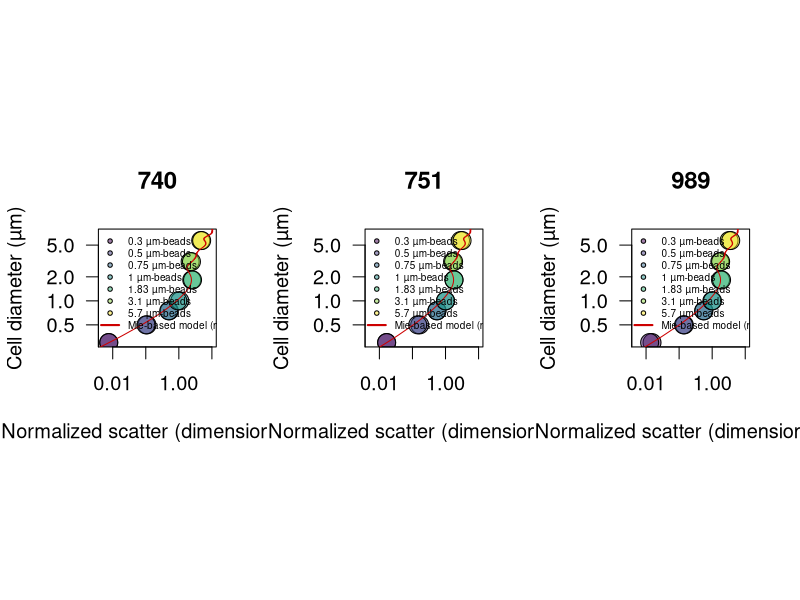

This figure's R source: (Note: this script raises an error after producing the figure.)
library(scales)
library(viridis)
path.to.git.repository <- "~/Documents/DATA/Codes/fsc-size-calibration"
setwd(path.to.git.repository)

#############################
### scatter normalization ###
#############################

beads740 <- read.csv("740-summary.csv")
beads740$fsc <- 10^((beads740$fsc.corr.high/2^16)*3.5)
id.740 <- which(beads740$size == 1) # find 1 micron beads
beads740$normalized.fsc <- beads740$fsc/mean(beads740[id.740,'fsc'])
beads740 <- beads740[order(beads740$size),]

beads989<- read.csv("989-summary.csv")
beads989$fsc <- 10^((beads989$fsc.corr.high/2^16)*3.5)
id.989 <- which(beads989$size == 1) # find 1 micron beads
beads989$normalized.fsc <- beads989$fsc/mean(beads989[id.989,'fsc'])
beads989 <- beads989[order(beads989$size),]

beads751 <- read.csv("751-summary.csv")
beads751$fsc <- 10^((beads751$fsc.corr.high/2^16)*3.5)
id.751<- which(beads751$size == 1) # find 1 micron beads
beads751$normalized.fsc <- beads751 $fsc/mean(beads751 [id.751,'fsc'])
beads751 <- beads751[order(beads751$size),]


####################
### OPTIMIZATION ###
####################
library(DEoptim)

# Mie theory fitting
# n <- c(1.35/1.3371, 1.41/1.3371) # range given in Lehmuskero et al. Progr Oceanogr 2018
mie2 <- t(read.csv("meidata-1017.csv" ,header=F)) # low
mie1 <- t(read.csv("meidata-1031.csv" ,header=F)) # fit
mie3 <- t(read.csv("meidata-1045.csv" ,header=F)) # high
mie4 <- t(read.csv("meidata-beads.csv" ,header=F)) # particle of 1 µm, index of refraction of 1.6033

# optimization routine
sigma.lsq <- function(mie, beads, params){

     c <- params[1]
     b <- params[2]
     id <- findInterval(beads$size, mie[,1])
     scatt <- (mie[id,2]/c)^b

           df <- data.frame(obs=beads$normalized.fsc, pred=scatt)
      sigma <- mean(abs(df$obs - df$pred)/df$obs,na.rm=T)
      return(sigma)

  }




##########################
#### CALIBRATION BEADS ### Mie theory optimization
##########################
png("Mie-beads-scatter.png",width=12, height=6, unit='in', res=400)

par(mfrow=c(1,3), pty='s', cex=1.2)

for(inst in c(740,751,989)){

# inst <- 740


### Optimization

if(inst == 740) beads <- beads740
if(inst == 751) beads <- beads751
if(inst == 989) beads <- beads989

f <- function(params) sigma.lsq(mie=mie4, beads=beads, params)
res <- DEoptim(f, lower=c(0,0), upper=c(10000,2), control=DEoptim.control(itermax=1000, reltol=1e-8,trace=100, steptol=100, strategy=2, parallelType=0))
print(res$optim$bestval)
params <- res$optim$bestmem # optimized 'c' and 'b' values
print(params)


### CREATE LOOKUP TABLE
d <- 0.220 #Shalapyonok et al. 2001; 0.220 (Li et al. 1992, Veldhuis et al. 2004, and more studies agreed with 220 fg C um-3)
max.scatter <- 20
min.scatter <- 0.0001

b <- params[2]
c <- params[1]
scatter <- 10^(seq(log10(min(mie1[,2]/c)), log10(max(mie3[,2]/c)),length.out=10000))

s1 <- approx((mie1[,2]/c)^b, mie1[,1], xout=scatter)
s2 <- approx((mie2[,2]/c)^b, mie2[,1], xout=scatter)
s3 <- approx((mie3[,2]/c)^b, mie3[,1], xout=scatter)
s4 <- approx((mie1[,2]/c)^b, d*(4/3*pi*(0.5*mie1[,1])^3), xout=scatter)
s5 <- approx((mie2[,2]/c)^b, d*(4/3*pi*(0.5*mie2[,1])^3), xout=scatter)
s6 <- approx((mie3[,2]/c)^b, d*(4/3*pi*(0.5*mie3[,1])^3), xout=scatter)

		if(inst == 740){mie_740 <- data.frame(cbind(scatter=s1$x,
                                                  diam_740_mid=s1$y,diam_740_upr=s2$y,diam_740_lwr = s3$y,
                                                  Qc_740_mid=s4$y, Qc_740_upr=s5$y, Qc_740_lwr=s6$y))
                      	mie_740 <- subset(mie_740, scatter >= min.scatter & scatter <= max.scatter)
                     	}

        if(inst == 751){mie_751 <- data.frame(cbind(scatter=s1$x,
                                                  diam_751_mid=s1$y,diam_751_upr=s2$y,diam_751_lwr = s3$y,
                                                  Qc_751_mid=s4$y, Qc_751_upr=s5$y, Qc_751_lwr=s6$y))
                      	mie_751 <- subset(mie_751, scatter >= min.scatter & scatter <= max.scatter)
                      	}
	    if(inst == 989){mie_989 <- data.frame(cbind(scatter=s1$x,
                                                  diam_989_mid=s1$y,diam_989_upr=s2$y,diam_989_lwr = s3$y,
                                                  Qc_989_mid=s4$y, Qc_989_upr=s5$y, Qc_989_lwr=s6$y))
                      	mie_989 <- subset(mie_989, scatter >= min.scatter & scatter <= max.scatter)
						}



### PLOT Observartions vs Predicted cell size
plot(beads$normalized.fsc, beads$size,log='xy', xaxt='n',main=paste(inst), xlim=c(0.005,10), ylim=c(0.3,7), bg=alpha(viridis(nrow(beads)),0.5),cex=2, pch=21, xlab="Normalized scatter (dimensionless)", ylab="Cell diameter (µm)", las=1)
axis(1, at=c(0.01, 0.1, 1,10))
lines((mie4[,2]/params[1])^params[2], mie4[,1], col='red3')
legend("topleft",cex=0.5, legend=c(paste(unique(beads$size), 'µm-beads'), "Mie-based model (n = 1.6)"), bty='n', pch=c(rep(21,nrow(beads)/2), NA), lwd=c(rep(NA,nrow(beads)/2), 2),col=c(rep(1,nrow(beads)/2),'red3'), pt.bg=alpha(c(viridis(nrow(beads)/2), 'red3'),0.5))

}
dev.off()



mie <- data.frame(cbind(mie_740, mie_751[,-1], mie_989[,-1]))

write.csv(mie, "calibrated-mie.csv", row.names=F, quote=F)





#####################
### PHYTOPLANKTON ### validation
#####################


### SIZE
culture <- read.csv("scatter_calibration.csv")
culture$norm.fsc <- culture$fsc / culture$fsc.beads
culture$norm.fsc.sd <- culture$fsc.sd / culture$fsc.beads
culture$volume <- 4/3 * pi * (culture$diameter/2)^3
culture$volume.sd <- culture$volume * culture$diameter.sd/culture$diameter

culture2 <- aggregate(culture, by=list(culture$species), FUN=mean)
culture2 <- subset(culture2, Group.1 !="Phaeodactylum tricornutum") # remove non-spherical cells
culture2 <- culture2[order(culture2$norm.fsc),]

mie <- read.csv("calibrated-mie.csv")
inst <- 740


png("Size-scatter.png",width=12, height=6, unit='in', res=200)

  par(mfrow=c(1,2), pty='s',cex=1.2)
  plot(culture2$norm.fsc, culture2$diameter, log='xy', pch=NA,ylab=substitute(paste("Cell diameter (",mu,"m)")), xlab="Normalized scatter (dimensionless)",cex=2, xaxt='n', yaxt='n', xlim=c(0.002,10), ylim=c(0.5,20), main=paste(inst))
  with(culture2, arrows(norm.fsc, diameter-culture2$diameter.sd, norm.fsc, diameter + culture2$diameter.sd,  code = 3, length=0, col='grey',lwd=2))
  with(culture2, arrows(norm.fsc-norm.fsc.sd, diameter, norm.fsc+norm.fsc.sd, diameter,  code = 3, length=0,col='grey',lwd=2))
  lines(mie$scatter, mie[,paste0("diam_",inst,"_mid")], col='red3', lwd=2)
  lines(mie$scatter, mie[,paste0("diam_",inst,"_upr")], col='grey', lwd=2)
  lines(mie$scatter, mie[,paste0("diam_",inst,"_lwr")], col='grey', lwd=2)
  axis(1, at=c(0.002,0.005,0.01,0.02,0.05,0.1,0.2,0.5,1,2,5))
  axis(2, at=c(0.1,0.2,0.5,1,2,5,10,20),las=1)
  points(culture2$norm.fsc, culture2$diameter, bg=alpha(viridis(nrow(culture2)),0.5), pch=21,cex=2)
  legend("topleft",legend=c(as.vector(culture2$Group.1), "Mie-based model (n = 1.031 +/- 0.014)"), cex=0.5, pch=c(rep(21,nrow(culture2)),NA), lwd=c(rep(NA,nrow(culture2)),2), bty='n',
            pt.bg=alpha(viridis(nrow(culture2)),0.5), col=c(rep(1,nrow(culture2)),'red3'), text.font=c(rep(3,nrow(culture2)),1))

dev.off()
